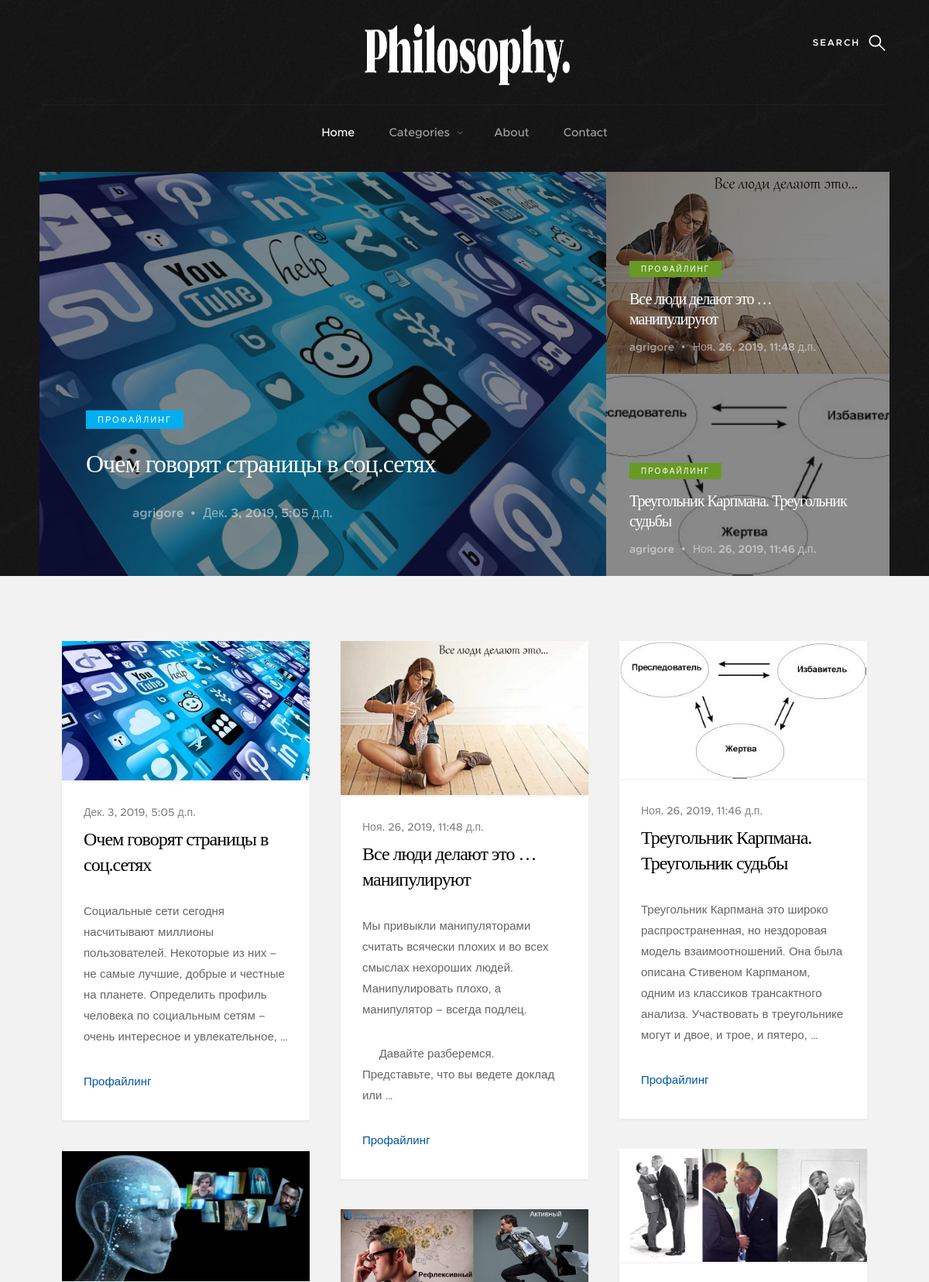
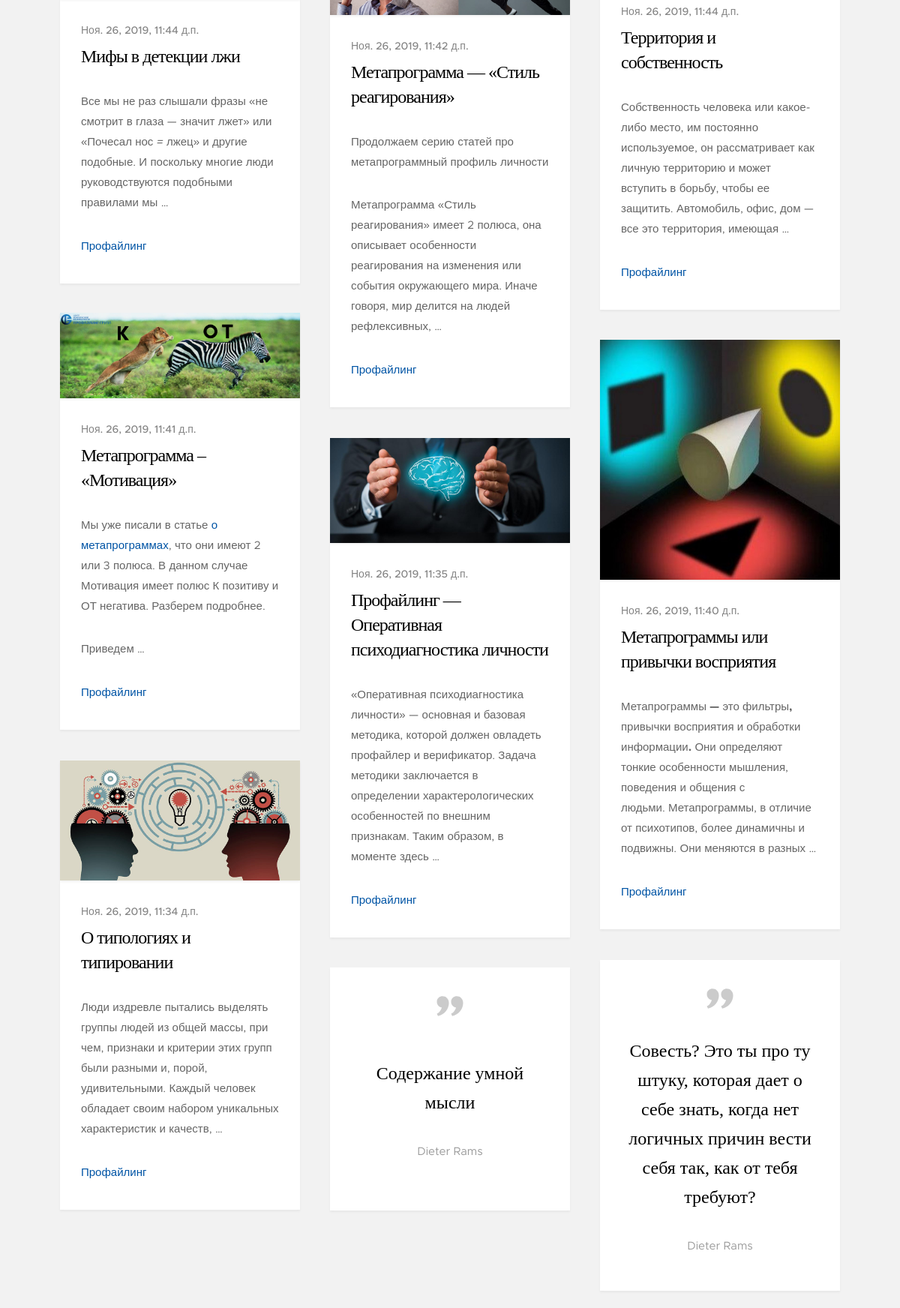
The page / (upper part) on the database its author committed (2 pictures, top to bottom).
### Blog/models.py (models this page shows, shortened)
class Post (models.Model):
    STATUS_CHOICES = (('draft', 'Draft'), ('published', 'Published'))
    title = models.CharField(max_length=250, verbose_name='Название')
    category = models.ForeignKey(Category, verbose_name='Категория', on_delete=models.SET_NULL, null=True)
    tag=models.ManyToManyField('Tag', blank=True,related_name='posts')
    slug = models.SlugField(max_length=250, unique_for_date='published')
    author = models.ForeignKey(User, on_delete=models.CASCADE, related_name='blog_posts')
    image = models.ImageField(upload_to= generate_filename, verbose_name='Изображение')
    body = RichTextUploadingField(blank=True, null=True)
    published = models.DateTimeField(default=timezone.now)
    created = models.DateTimeField(auto_now_add=True)
    update = models.DateTimeField(auto_now=True)
    likes = models.PositiveIntegerField(default=0, verbose_name='Лайки')
    dislikes = models.PositiveIntegerField(default=0, verbose_name='Дизлайки')
    status = models.CharField(max_length=10, choices=STATUS_CHOICES, default='draft')
    class Meta:
        ordering = ('-published',)
    def get_absolute_url(self):
        return reverse('Blog:post_detail', args=[self.published.year, self.published.month, self.published.day, self.slug])

class Category(models.Model):
    title = models.CharField('Название', max_length=50)
    slug = models.SlugField(null=True)
    class Meta:
        verbose_name = 'Категория'
        verbose_name_plural = 'Категории'
    def __str__(self):
        return self.title

class Wisdom(models.Model):
    w_title = models.CharField(max_length=50, verbose_name='Название мысли')
    slug = models.SlugField(max_length=250, unique_for_date='published')
    message = models.TextField(max_length= 300, verbose_name='Содержание мысли')
    published = models.DateTimeField(default=timezone.now)
    class Meta:
        ordering = ('-published',)

### Blog/views.py (the view)
# urls.py: path('', post_list, name='post_list'),
def post_list(request):
    posts = Post.objects.all()[:3]
    all_posts = Post.objects.all()
    wisdoms=Wisdom.objects.all()
    categorys=Post.objects.all()
    category = Category.objects.all()
    pop_posts = Post.objects.all()[:6]
    tags = Tag.objects.all()
    paginator = Paginator(all_posts, 10)
    page = request.GET.get('page')
    try:
        all_posts = paginator.page(page)
    except PageNotAnInteger:
        all_posts = paginator.page(1)
    except EmptyPage:
        all_posts = paginator.page(paginator.num_pages)
    return render(request,'Blog/post/list.html', {'page': page, 'posts': posts, 'all_posts':all_posts, 'wisdoms': wisdoms,
                   'pop_posts': pop_posts, 'categorys': categorys, 'category':category, 'tags':tags})

### templates/Blog/post/list.html (shortened to what this page needs)
{% extends 'Blog/index.html' %}
{% block list_content %}
   <section class="s-content">
        <div class="row masonry-wrap">
            <div class="masonry">
{% for post in all_posts %}
                <article class="masonry__brick entry format-standard" data-aos="fade-up">
                    <div class="entry__thumb">
                        <a href="{{ post.get_absolute_url }}" class="entry__thumb-link">
                            <img src="{{ post.image.url }}"
                                    srcset="{{post.image}} 1x, {{post.image}} 2x" alt="">
                        </a>
                    </div>
                    <div class="entry__text">
                        <div class="entry__header">
                            <div class="entry__date">
                                <a href="{{ post.get_absolute_url }}">{{ post.published }}</a>
                            </div>
                            <h1 class="entry__title"><a href="{{ post.get_absolute_url }}">{{ post.title }}</a></h1>
                        </div>
                        <div class="entry__excerpt">
                            <p>
                                {{ post.body|truncatewords:30|safe }}
                            </p>
                        </div>
                        <div class="entry__meta">
                            <span class="entry__meta-links">
                                <a href="#">{{post.category}}</a>
                            </span>
                        </div>
                    </div>
                </article>
{% endfor %}
{% for wisdom in wisdoms %}
                <article class="masonry__brick entry format-quote" data-aos="fade-up">
                    <div class="entry__thumb">
                        <blockquote>
                            <p>{{wisdom.message}}</p>
                                <cite>Dieter Rams</cite>
                        </blockquote>
                    </div>
                </article>
{% endfor %}
            </div>
        </div>
{% endblock %}

### templates/Blog/index.html (shortened to what this page needs)
{% load static %}
<!DOCTYPE html>
<html class="no-js" lang="en">
<head>
{% block basic %}
    <link rel="stylesheet" href="{% static 'css/base.css'%}">
    <link rel="stylesheet" href="{% static 'css/vendor.css'%}">
    <link rel="stylesheet" href="{% static 'css/main.css'%}">
</head>
<body id="top">
{% endblock %}
{% block header %}
    <section class="s-pageheader s-pageheader--home">
        <header class="header">
            <div class="header__content row">
                <div class="header__logo">
                    <a class="logo" href="{% url 'blog:post_list' %}">
                        <img src="/media/logo.png" alt="Homepage">
                    </a>
                </div>
                <ul class="header__social">
                    <li>
                        <a href="#0"><i class="fa fa-facebook" aria-hidden="true"></i></a>
                    </li>
                    <li>
                        <a href="#0"><i class="fa fa-twitter" aria-hidden="true"></i></a>
                    </li>
                    <li>
                        <a href="#0"><i class="fa fa-instagram" aria-hidden="true"></i></a>
                    </li>
                    <li>
                        <a href="#0"><i class="fa fa-pinterest" aria-hidden="true"></i></a>
                    </li>
                </ul>
                <a class="header__search-trigger" href="#0"></a>
                <nav class="header__nav-wrap">
                    <ul class="header__nav">
                        <li class="current"><a href="{% url 'blog:post_list' %}" title="">Home</a></li>
                        <li class="has-children">
                            <a href="#0" title="">Categories</a>
                        </li>
                        <li><a href="{% url 'blog:about' %}" title="">About</a></li>
                        <li><a href="contact.html" title="">Contact</a></li>
                    </ul>
                </nav>
            </div>
        </header>
{% endblock %}
{% block index %}
       <div class="pageheader-content row">
            <div class="col-full">
                <div class="featured">
                {% for post in posts %}
                    <div class="featured__column featured__column--{% if forloop.first %}big{% endif %}">
                        <div class="entry" style="background-image:url('{{post.image.url}}')">
                            <div class="entry__content">
                                <span class="entry__category"><a href="{{ category.get_absolute_url }}">{{post.category}}</a></span>
                                <h1><a href="{{ post.get_absolute_url }}" title="">{{ post.title }}</a></h1>
                                <div class="entry__info">
                                    <a href="#0" class="entry__profile-pic">
                                    </a>
                                    <ul class="entry__meta">
                                        <li><a href="#0">{{post.author}}</a></li>
                                        <li>{{post.published}}</li>
                                    </ul>
                                </div>
                            </div>
                        </div>
                    </div>
                    <div class="featured__column featured__column--{% if forloop.counter0 %}small{% endif %}">
                        <div class="entry" style="background-image:url('{{ post.image.url }}');">
                            <div class="entry__content">
                                <span class="entry__category"><a href="#0">{{post.category}}</a></span>
                                <h1><a href="{{ post.get_absolute_url }}" title="">{{ post.title }}</a></h1>
                                <div class="entry__info">
                                    <ul class="entry__meta">
                                        <li><a href="#0">{{post.author}}</a></li>
                                        <li>{{post.published}}</li>
                                    </ul>
                                </div>
                            </div>
                        </div>
                    </div>
            {% endfor %}
                </div>
            </div>
        </div>
       {% endblock %}
    </section>
{% block list_content %}
{% endblock %}
    </section>
</body>
</body>
</html>

### static/css/base.css (style rules this page uses)
html { font-family: sans-serif; line-height: 1.15; -ms-text-size-adjust: 100%; -webkit-text-size-adjust: 100%; }
body { margin: 0; }
article, aside, footer, header, nav, section { display: block; }
h1 { font-size: 2em; margin: 0.67em 0; }
a { background-color: transparent; -webkit-text-decoration-skip: objects; }
b, strong { font-weight: inherit; }
b, strong { font-weight: bolder; }
img { border-style: none; }
html { font-size: 62.5%; box-sizing: border-box; }
*, *::before, *::after { box-sizing: inherit; }
body { font-weight: normal; line-height: 1; word-wrap: break-word; text-rendering: optimizeLegibility; -webkit-overflow-scrolling: touch; -webkit-text-size-adjust: none; }
body, input, button { -moz-osx-font-smoothing: grayscale; -webkit-font-smoothing: antialiased; }
img, video { max-width: 100%; height: auto; }
div, dl, dt, dd, ul, ol, li, h1, h2, h3, h4, h5, h6, pre, form, p, blockquote, th, td { margin: 0; padding: 0; }
h1, h2, h3, h4, h5, h6 { -webkit-font-smoothing: auto; -webkit-font-smoothing: antialiased; -webkit-font-variant-ligatures: common-ligatures; -moz-font-variant-ligatures: common-ligatures; font-variant-ligatures: common-ligatures; text-rendering: optimizeLegibility; }
em, i { font-style: italic; line-height: inherit; }
strong, b { font-weight: bold; line-height: inherit; }
ol, ul { list-style: none; }
li { display: block; }
a { text-decoration: none; line-height: inherit; }
a img { border: none; }
.row { width: 94%; max-width: 1200px; margin: 0 auto; }
.row:after { content: ""; display: table; clear: both; }
[class*="col-"] { float: left; padding: 0 20px; }
.col-twelve, .col-full { width: 100%; }
@media only screen and (max-width: 1200px) { [class*="col-"] { padding: 0 15px; } }

### rows shown on the page
Post: image (picture), category "ПРОФАЙЛИНГ", title "Очем говорят страницы в соц.сетях", author "agrigore", published "Дек. 3, 2019, 5:05 д.п.", body "Социальные сети сегодня насчитывают миллионы пользователей. Некоторые из них – не самые лучшие, добрые и честные на планете. Определить профиль человека по социальным сетям – очень интересное и увлекательное, …", category "Профайлинг"
Post: image (picture), category "ПРОФАЙЛИНГ", title "Все люди делают это … манипулируют", author "agrigore", published "Ноя. 26, 2019, 11:48 д.п.", body "Мы привыкли манипуляторами считать всячески плохих и во всех смыслах нехороших людей. Манипулировать плохо, а манипулятор – всегда подлец. Давайте разберемся. Представьте, что вы ведете доклад или …", category "Профайлинг"
Post: image (picture), category "ПРОФАЙЛИНГ", title "Треугольник Карпмана. Треугольник судьбы", author "agrigore", published "Ноя. 26, 2019, 11:46 д.п.", body "Треугольник Карпмана это широко распространенная, но нездоровая модель взаимоотношений. Она была описана Стивеном Карпманом, одним из классиков трансактного анализа. Участвовать в треугольнике могут и двое, и трое, и пятеро, …", category "Профайлинг"
Post: image (picture), published "Ноя. 26, 2019, 11:44 д.п.", title "Территория и собственность", body "Собственность человека или какое-либо место, им постоянно используемое, он рассматривает как личную территорию и может вступить в борьбу, чтобы ее защитить. Автомобиль, офис, дом — все это территория, имеющая …", category "Профайлинг"
Post: image (picture), published "Ноя. 26, 2019, 11:44 д.п.", title "Мифы в детекции лжи", body "Все мы не раз слышали фразы «не смотрит в глаза — значит лжет» или «Почесал нос = лжец» и другие подобные. И поскольку многие люди руководствуются подобными правилами мы …", category "Профайлинг"
Post: image (picture), published "Ноя. 26, 2019, 11:42 д.п.", title "Метапрограмма — «Стиль реагирования»", body "Продолжаем серию статей про метапрограммный профиль личности Метапрограмма «Стиль реагирования» имеет 2 полюса, она описывает особенности реагирования на изменения или события окружающего мира. Иначе говоря, мир делится на людей рефлексивных, …", category "Профайлинг"
Post: image (picture), published "Ноя. 26, 2019, 11:41 д.п.", title "Метапрограмма – «Мотивация»", body "Мы уже писали в статье о метапрограммах , что они имеют 2 или 3 полюса. В данном случае Мотивация имеет полюс К позитиву и ОТ негатива . Разберем подробнее. Приведем …", category "Профайлинг"
Post: image (picture), published "Ноя. 26, 2019, 11:40 д.п.", title "Метапрограммы или привычки восприятия", body "Метапрограммы — это фильтры, привычки восприятия и обработки информации. Они определяют тонкие особенности мышления, поведения и общения с людьми. Метапрограммы, в отличие от психотипов, более динамичны и подвижны. Они меняются в разных …", category "Профайлинг"
Post: image (picture), published "Ноя. 26, 2019, 11:35 д.п.", title "Профайлинг — Оперативная психодиагностика личности", body "«Оперативная психодиагностика личности» — основная и базовая методика, которой должен овладеть профайлер и верификатор. Задача методики заключается в определении характерологических особенностей по внешним признакам. Таким образом, в моменте здесь …", category "Профайлинг"
Post: image (picture), published "Ноя. 26, 2019, 11:34 д.п.", title "О типологиях и типировании", body "Люди издревле пытались выделять группы людей из общей массы, при чем, признаки и критерии этих групп были разными и, порой, удивительными. Каждый человек обладает своим набором уникальных характеристик и качеств, …", category "Профайлинг"
Wisdom: message "Совесть? Это ты про ту штуку, которая дает о себе знать, когда нет логичных причин вести себя так, как от тебя требуют?"
Wisdom: message "Содержание умной мысли"
